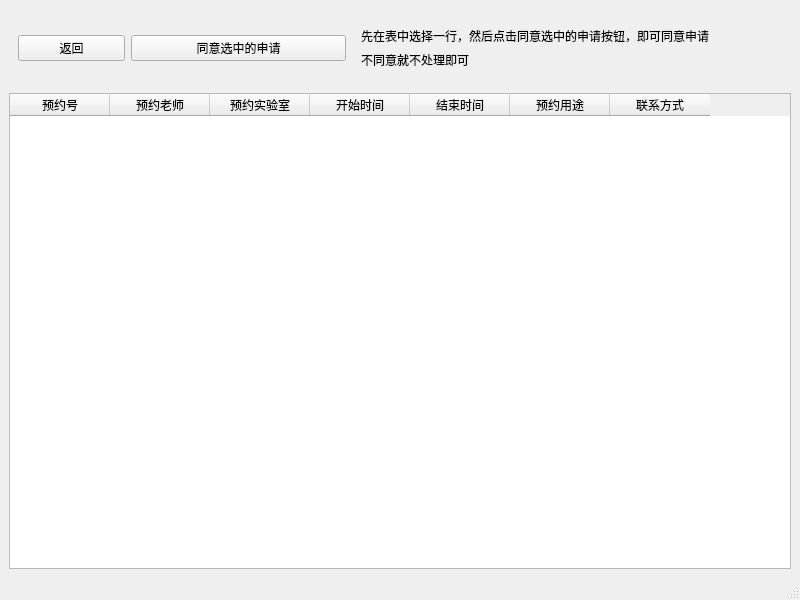
<?xml version="1.0" encoding="UTF-8"?>
<ui version="4.0">
 <class>View_manageReservation</class>
 <widget class="QMainWindow" name="View_manageReservation">
  <property name="geometry">
   <rect>
    <x>0</x>
    <y>0</y>
    <width>800</width>
    <height>600</height>
   </rect>
  </property>
  <property name="windowTitle">
   <string>reservationManage</string>
  </property>
  <widget class="QWidget" name="centralwidget">
   <layout class="QGridLayout" name="gridLayout" rowstretch="1,20,0,0">
    <item row="0" column="0">
     <widget class="QWidget" name="widget" native="true">
      <layout class="QGridLayout" name="gridLayout_2" columnstretch="1,2,4,0">
       <item row="0" column="0">
        <widget class="QPushButton" name="pushButton">
         <property name="text">
          <string>返回</string>
         </property>
        </widget>
       </item>
       <item row="0" column="1">
        <widget class="QPushButton" name="pushButton_2">
         <property name="text">
          <string>同意选中的申请</string>
         </property>
        </widget>
       </item>
       <item row="0" column="2">
        <widget class="QWidget" name="widget_2" native="true">
         <layout class="QGridLayout" name="gridLayout_3">
          <item row="0" column="0">
           <widget class="QLabel" name="label">
            <property name="text">
             <string>先在表中选择一行，然后点击同意选中的申请按钮，即可同意申请</string>
            </property>
           </widget>
          </item>
          <item row="1" column="0">
           <widget class="QLabel" name="label_2">
            <property name="text">
             <string>不同意就不处理即可</string>
            </property>
           </widget>
          </item>
         </layout>
        </widget>
       </item>
      </layout>
     </widget>
    </item>
    <item row="1" column="0">
     <widget class="QTableWidget" name="tableWidget">
      <column>
       <property name="text">
        <string>预约号</string>
       </property>
      </column>
      <column>
       <property name="text">
        <string>预约老师</string>
       </property>
      </column>
      <column>
       <property name="text">
        <string>预约实验室</string>
       </property>
      </column>
      <column>
       <property name="text">
        <string>开始时间</string>
       </property>
      </column>
      <column>
       <property name="text">
        <string>结束时间</string>
       </property>
      </column>
      <column>
       <property name="text">
        <string>预约用途</string>
       </property>
      </column>
      <column>
       <property name="text">
        <string>联系方式</string>
       </property>
      </column>
     </widget>
    </item>
   </layout>
  </widget>
  <widget class="QStatusBar" name="statusbar"/>
 </widget>
 <resources/>
 <connections/>
</ui>
